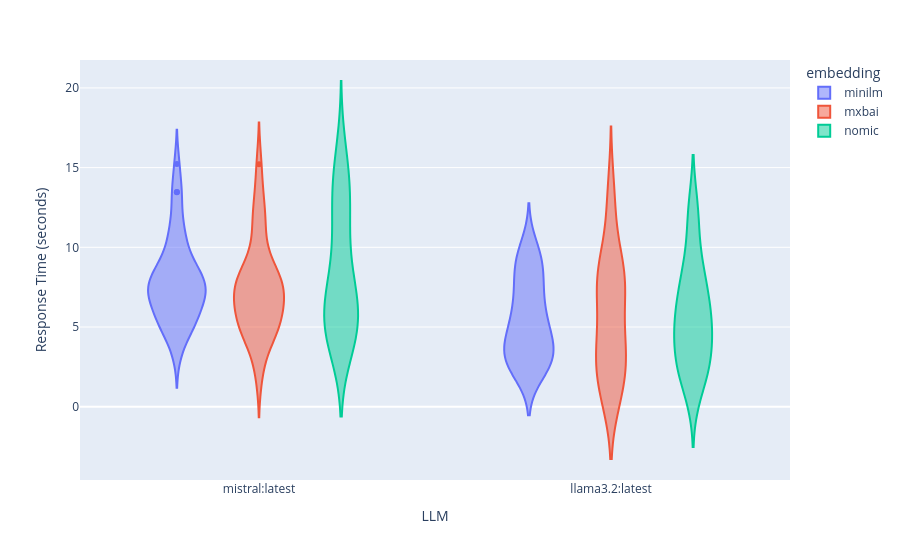

This figure's notebook cell:
### Code cell
fig = px.violin(df, x='llm', y='response_time_sec', color='embedding',
                 hover_data=df.columns)
fig.update_layout(xaxis_title='LLM',
                  yaxis_title='Response Time (seconds)',)
fig.show()

### Figure 1 — Plotly figure (JSON) as saved in the notebook; plotly's stock layout.template omitted (floating-point values rounded to 4 significant figures; data arrays with more than 128 entries replaced by an {"elided": "..."} marker saying what was removed)
{"data": [{"alignmentgroup": "True", "box": {"visible": false}, "customdata": {"elided": "72x7 mixed values"}, "hovertemplate": "embedding=%{customdata[3]}<br>llm=%{x}<br>response_time_sec=%{y}<br>timestamp=%{customdata[0]}<br>ram=%{customdata[1]}<br>database=%{customdata[2]}<br>prompt=%{customdata[4]}<br>response_length=%{customdata[5]}<br>prompt_length=%{customdata[6]}<extra></extra>", "legendgroup": "minilm", "marker": {"color": "#636efa"}, "name": "minilm", "offsetgroup": "minilm", "orientation": "v", "scalegroup": "True", "showlegend": true, "type": "violin", "x": ["mistral:latest", "mistral:latest", "mistral:latest", "llama3.2:latest", "llama3.2:latest", "llama3.2:latest", "mistral:latest", "mistral:latest", "mistral:latest", "llama3.2:latest", "llama3.2:latest", "llama3.2:latest", "mistral:latest", "mistral:latest", "mistral:latest", "llama3.2:latest", "llama3.2:latest", "llama3.2:latest", "mistral:latest", "mistral:latest", "mistral:latest", "llama3.2:latest", "llama3.2:latest", "llama3.2:latest", "mistral:latest", "mistral:latest", "mistral:latest", "llama3.2:latest", "llama3.2:latest", "llama3.2:latest", "mistral:latest", "mistral:latest", "mistral:latest", "llama3.2:latest", "llama3.2:latest", "llama3.2:latest", "mistral:latest", "mistral:latest", "mistral:latest", "llama3.2:latest", "llama3.2:latest", "llama3.2:latest", "mistral:latest", "mistral:latest", "mistral:latest", "llama3.2:latest", "llama3.2:latest", "llama3.2:latest", "mistral:latest", "mistral:latest", "mistral:latest", "llama3.2:latest", "llama3.2:latest", "llama3.2:latest", "mistral:latest", "mistral:latest", "mistral:latest", "llama3.2:latest", "llama3.2:latest", "llama3.2:latest", "mistral:latest", "mistral:latest", "mistral:latest", "llama3.2:latest", "llama3.2:latest", "llama3.2:latest", "mistral:latest", "mistral:latest", "mistral:latest", "llama3.2:latest", "llama3.2:latest", "llama3.2:latest"], "x0": " ", "xaxis": "x", "y": [13.47, 8.22, 15.23, 9.123, 7.319, 3.992, 5.325, 5.262, 6.981, 5.446, 2.937, 3.888, 7.498, 7.333, 8.899, 6.773, 3.025, 3.191, 10.59, 8.59, 7.81, 10.15, 4.873, 9.038, 8.334, 12.0, 6.615, 7.553, 2.342, 2.076, 6.411, 8.926, 5.455, 5.732, 2.669, 4.31, 7.684, 13.45, 8.912, 9.641, 9.233, 7.413, 6.987, 7.219, 5.044, 8.267, 3.338, 2.631, 7.595, 4.961, 5.23, 5.79, 4.952, 3.128, 11.05, 7.267, 10.49, 9.51, 4.295, 4.134, 3.333, 6.05, 7.31, 8.163, 2.237, 5.538, 9.542, 6.202, 4.125, 6.403, 3.378, 2.684], "y0": " ", "yaxis": "y"}, {"alignmentgroup": "True", "box": {"visible": false}, "customdata": {"elided": "58x7 mixed values"}, "hovertemplate": "embedding=%{customdata[3]}<br>llm=%{x}<br>response_time_sec=%{y}<br>timestamp=%{customdata[0]}<br>ram=%{customdata[1]}<br>database=%{customdata[2]}<br>prompt=%{customdata[4]}<br>response_length=%{customdata[5]}<br>prompt_length=%{customdata[6]}<extra></extra>", "legendgroup": "mxbai", "marker": {"color": "#EF553B"}, "name": "mxbai", "offsetgroup": "mxbai", "orientation": "v", "scalegroup": "True", "showlegend": true, "type": "violin", "x": ["mistral:latest", "mistral:latest", "mistral:latest", "llama3.2:latest", "llama3.2:latest", "llama3.2:latest", "mistral:latest", "mistral:latest", "mistral:latest", "llama3.2:latest", "llama3.2:latest", "llama3.2:latest", "mistral:latest", "mistral:latest", "mistral:latest", "llama3.2:latest", "llama3.2:latest", "llama3.2:latest", "mistral:latest", "mistral:latest", "mistral:latest", "llama3.2:latest", "llama3.2:latest", "llama3.2:latest", "mistral:latest", "mistral:latest", "mistral:latest", "llama3.2:latest", "llama3.2:latest", "llama3.2:latest", "mistral:latest", "mistral:latest", "mistral:latest", "llama3.2:latest", "llama3.2:latest", "llama3.2:latest", "mistral:latest", "mistral:latest", "mistral:latest", "llama3.2:latest", "llama3.2:latest", "llama3.2:latest", "mistral:latest", "mistral:latest", "mistral:latest", "llama3.2:latest", "llama3.2:latest", "llama3.2:latest", "mistral:latest", "mistral:latest", "mistral:latest", "llama3.2:latest", "llama3.2:latest", "llama3.2:latest", "mistral:latest", "mistral:latest", "mistral:latest", "llama3.2:latest"], "x0": " ", "xaxis": "x", "y": [10.87, 7.865, 8.158, 13.56, 8.544, 3.413, 7.495, 5.224, 3.221, 8.428, 2.162, 0.7596, 7.666, 5.956, 5.761, 7.299, 1.269, 3.787, 15.21, 11.88, 8.184, 8.656, 7.665, 4.647, 8.74, 1.967, 4.75, 7.224, 2.914, 0.7379, 7.099, 5.326, 4.466, 8.065, 3.104, 3.843, 9.533, 13.4, 11.93, 12.98, 7.43, 8.248, 6.606, 5.056, 4.656, 5.639, 1.416, 0.775, 7.487, 6.744, 4.845, 8.791, 2.677, 4.309, 7.124, 6.708, 8.525, 11.44], "y0": " ", "yaxis": "y"}, {"alignmentgroup": "True", "box": {"visible": false}, "customdata": {"elided": "54x7 mixed values"}, "hovertemplate": "embedding=%{customdata[3]}<br>llm=%{x}<br>response_time_sec=%{y}<br>timestamp=%{customdata[0]}<br>ram=%{customdata[1]}<br>database=%{customdata[2]}<br>prompt=%{customdata[4]}<br>response_length=%{customdata[5]}<br>prompt_length=%{customdata[6]}<extra></extra>", "legendgroup": "nomic", "marker": {"color": "#00cc96"}, "name": "nomic", "offsetgroup": "nomic", "orientation": "v", "scalegroup": "True", "showlegend": true, "type": "violin", "x": ["mistral:latest", "mistral:latest", "mistral:latest", "llama3.2:latest", "llama3.2:latest", "llama3.2:latest", "mistral:latest", "mistral:latest", "mistral:latest", "llama3.2:latest", "llama3.2:latest", "llama3.2:latest", "mistral:latest", "mistral:latest", "mistral:latest", "llama3.2:latest", "llama3.2:latest", "llama3.2:latest", "mistral:latest", "mistral:latest", "mistral:latest", "llama3.2:latest", "llama3.2:latest", "llama3.2:latest", "mistral:latest", "mistral:latest", "mistral:latest", "llama3.2:latest", "llama3.2:latest", "llama3.2:latest", "mistral:latest", "mistral:latest", "mistral:latest", "llama3.2:latest", "llama3.2:latest", "llama3.2:latest", "mistral:latest", "mistral:latest", "mistral:latest", "llama3.2:latest", "llama3.2:latest", "llama3.2:latest", "mistral:latest", "mistral:latest", "mistral:latest", "llama3.2:latest", "llama3.2:latest", "llama3.2:latest", "mistral:latest", "mistral:latest", "mistral:latest", "llama3.2:latest", "llama3.2:latest", "llama3.2:latest"], "x0": " ", "xaxis": "x", "y": [14.63, 12.64, 10.19, 12.23, 9.356, 5.307, 5.834, 4.265, 3.696, 8.273, 2.035, 1.013, 7.58, 8.055, 4.677, 5.817, 3.077, 3.596, 16.13, 15.0, 12.97, 11.77, 8.604, 7.958, 7.311, 5.929, 4.665, 6.769, 4.926, 2.808, 7.606, 5.972, 4.04, 5.983, 5.444, 2.248, 14.1, 12.96, 11.04, 12.26, 4.9, 7.87, 10.82, 5.953, 4.969, 5.135, 1.432, 2.468, 7.577, 5.04, 4.673, 6.487, 3.345, 3.44], "y0": " ", "yaxis": "y"}], "layout": {"legend": {"title": {"text": "embedding"}, "tracegroupgap": 0}, "margin": {"t": 60}, "violinmode": "group", "xaxis": {"anchor": "y", "domain": [0, 1], "title": {"text": "LLM"}}, "yaxis": {"anchor": "x", "domain": [0, 1], "title": {"text": "Response Time (seconds)"}}}}
